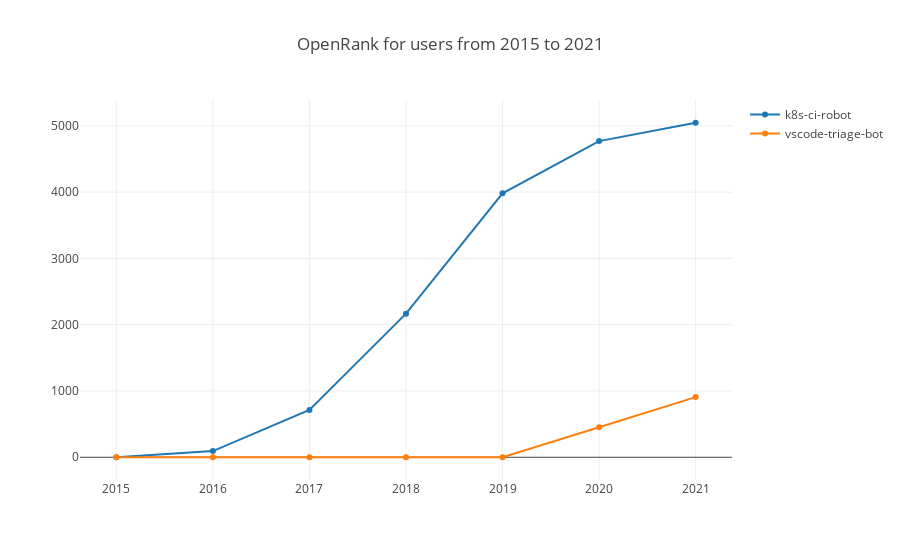

The notebook cell saved with this chart:
### Markdown cell above
- getUserOpenrank

This function will return the user OpenRank with the config param.

Here is an example of k8s-ci-robot and vscode-triage-bot by year from 2015 to 2021.

### Code cell
var startYear = 2015, startMonth = 1, endYear = 2021, endMonth = 12, x = [];
for (let y = startYear; y <= endYear; y++) x.push(`${y}`);
openDigger.index.openrank.getUserOpenrank({userLogins: ['k8s-ci-robot', 'vscode-triage-bot'], startYear, startMonth, endYear, endMonth, groupTimeRange: 'year'}).then(data => {
    openDigger.render.plotly(data.map(row => {
        return { x, y: row.open_rank, mode: 'scatter', name: row.user_login };
    }), {title: `OpenRank for users from ${startYear} to ${endYear}`, xaxis: {type: 'category'}});
});

### Figure 1 — Plotly figure (JSON) as saved in the notebook; plotly's stock layout.template omitted (floating-point values rounded to 4 significant figures)
{"data": [{"mode": "scatter", "name": "k8s-ci-robot", "x": ["2015", "2016", "2017", "2018", "2019", "2020", "2021"], "y": [0, 92.56, 714.5, 2167.0, 3982.0, 4770.0, 5047.0]}, {"mode": "scatter", "name": "vscode-triage-bot", "x": ["2015", "2016", "2017", "2018", "2019", "2020", "2021"], "y": [0, 0, 0, 0, 0, 452.4, 907.9]}], "layout": {"autosize": true, "title": {"text": "OpenRank for users from 2015 to 2021"}, "xaxis": {"autorange": true, "range": [-0.3597, 6.36], "type": "category"}, "yaxis": {"autorange": true, "range": [-416.5, 5464.0], "type": "linear"}}}
